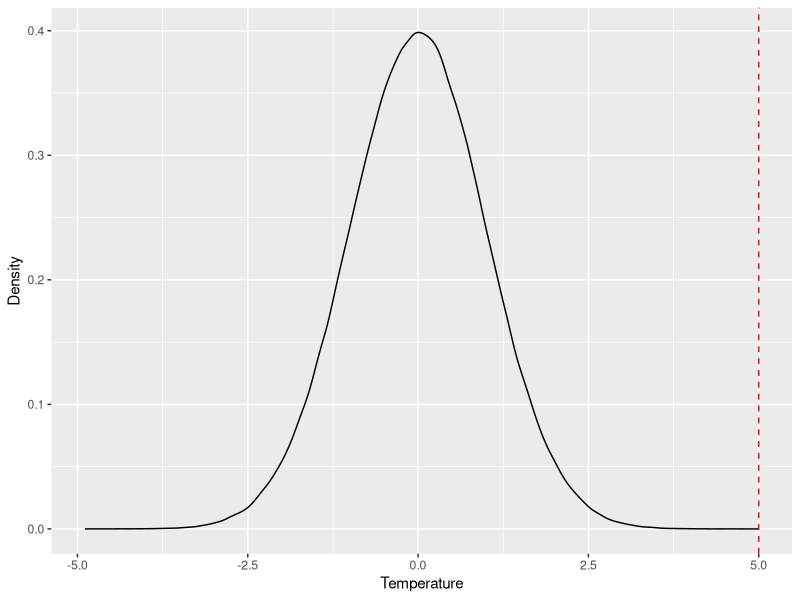
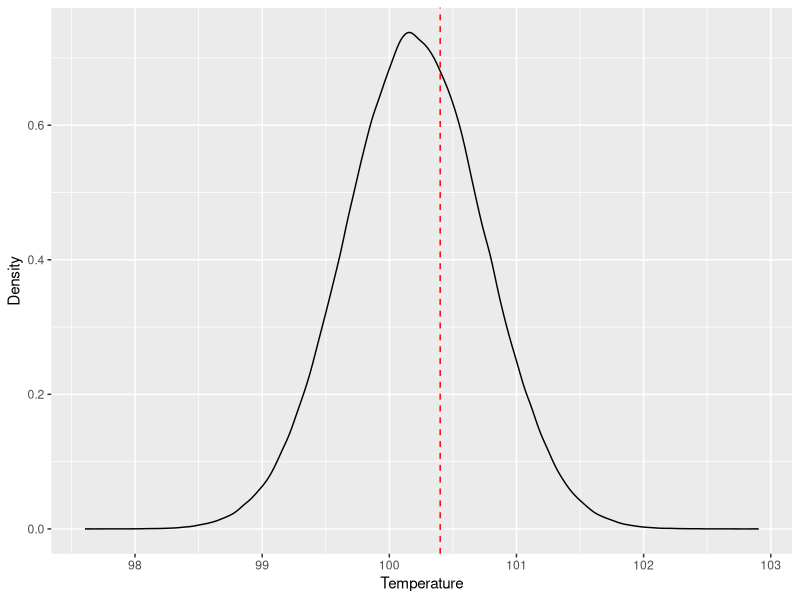
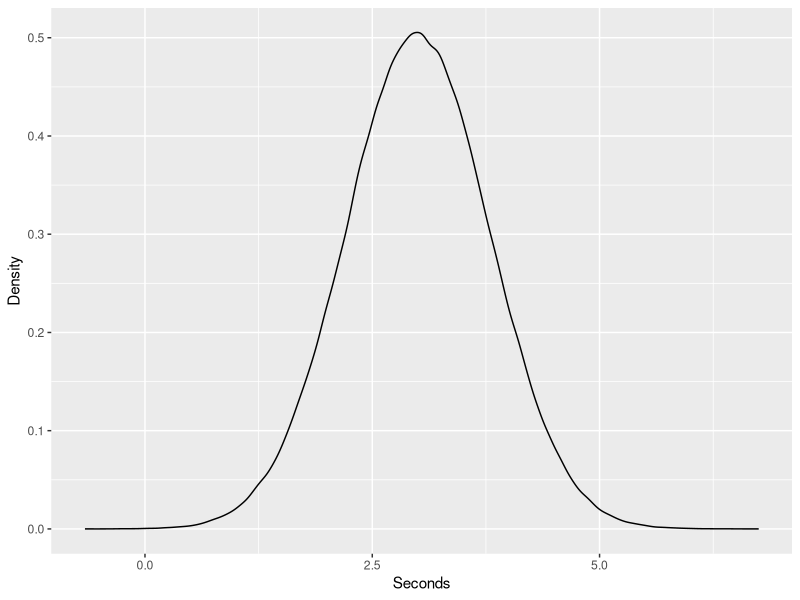
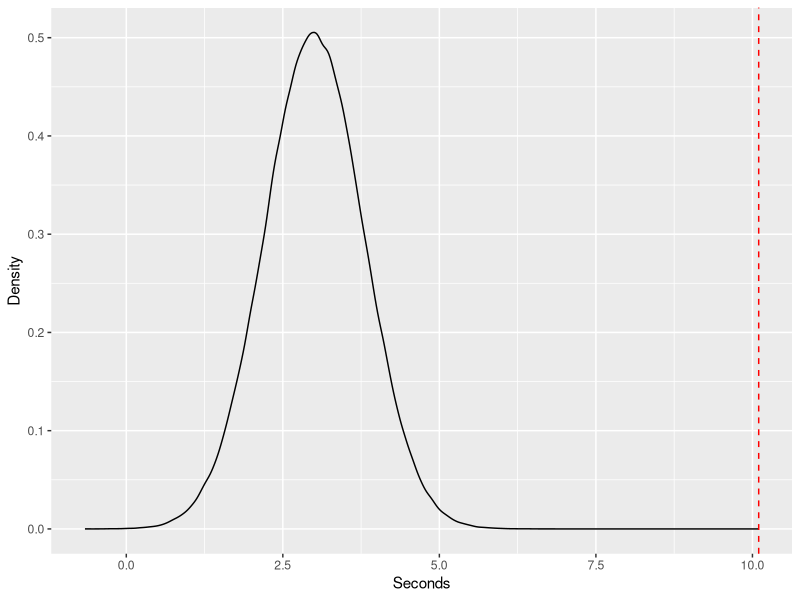
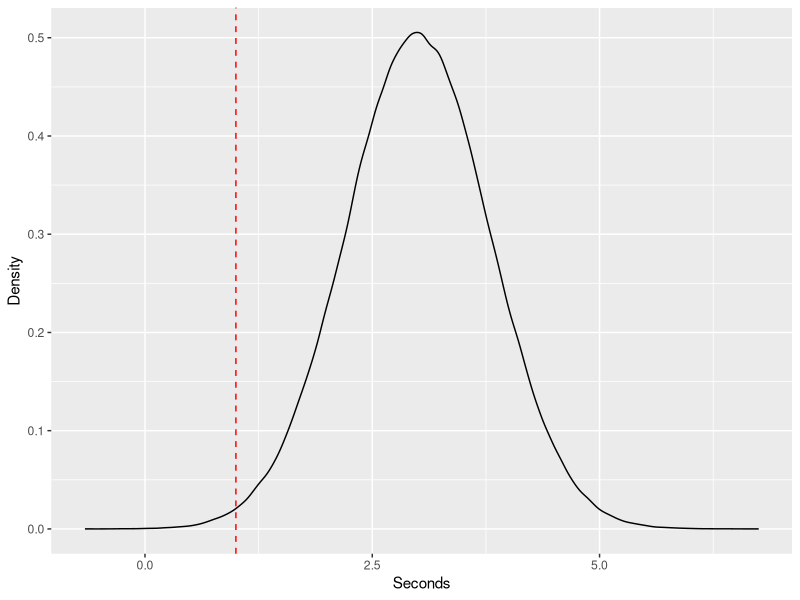

Source code (R) for these figures, in order:
## ---- chunk 1
set.seed(1431)
library(ggplot2)
library(dplyr)
## ---- chunk 2
data <- data.frame(value = rnorm(500000,mean=0,sd=1))
ggplot(data,aes(x=value)) + geom_density() + geom_vline(xintercept=5,linetype='dashed',colour='red') + xlab('Temperature') + ylab('Density')

integrate(function(x) dnorm(x,mean=0,sd=1),5,1000)
## ---- chunk 3
temp <- c(100, 99.8, 101, 100.5, 99.7)

mean = mean(temp)
sd = sd(temp)

data <- data.frame(temp = rnorm(500000,mean=mean,sd=sd))
ggplot(data,aes(x=temp)) + geom_density() + geom_vline(xintercept=100.4,linetype='dashed',colour='red') + xlab('Temperature') + ylab('Density')

max_value = max(data$temp)
## ---- chunk 4
integrate(function(x) dnorm(x,mean=mean,sd=sd),100.4,max_value)
## ---- chunk 5
time <- c(2.5, 3, 3.5, 4, 2)

mean = mean(time)
sd = sd(time)

data <- data.frame(time = rnorm(500000,mean=mean,sd=sd))
ggplot(data,aes(x=time)) + geom_density() + xlab('Seconds') + ylab('Density')
## ---- chunk 6
meters_to_seconds <- function(value) {
x <- seq(1,10000,.05)
meters = (1/2)*(9.8)*(x^2)

data <- data.frame(x,meters,solve=value)
data <- data %>% mutate(diff = abs(meters-solve)) %>% mutate(ranker = rank(diff)) %>% filter(ranker == 1)
seconds <- data$x
rm(data)

return(seconds)
}
seconds <- meters_to_seconds(500)
seconds

ggplot(data,aes(x=time)) + geom_density() + geom_vline(xintercept=seconds,linetype='dashed',colour='red') + xlab('Seconds') + ylab('Density')

integrate(function(x) dnorm(x,mean=mean,sd=sd),seconds,1000)  
## note that 1000 is somewhat arbitrary here.  It is simply a rough substitute for` 'infinity'
## ---- chunk 7
seconds <- meters_to_seconds(0)
ggplot(data,aes(x=time)) + geom_density() + geom_vline(xintercept=seconds,linetype='dashed',colour='red') + xlab('Seconds') + ylab('Density')

integrate(function(x) dnorm(x,mean=mean,sd=sd),-1000,seconds)  
